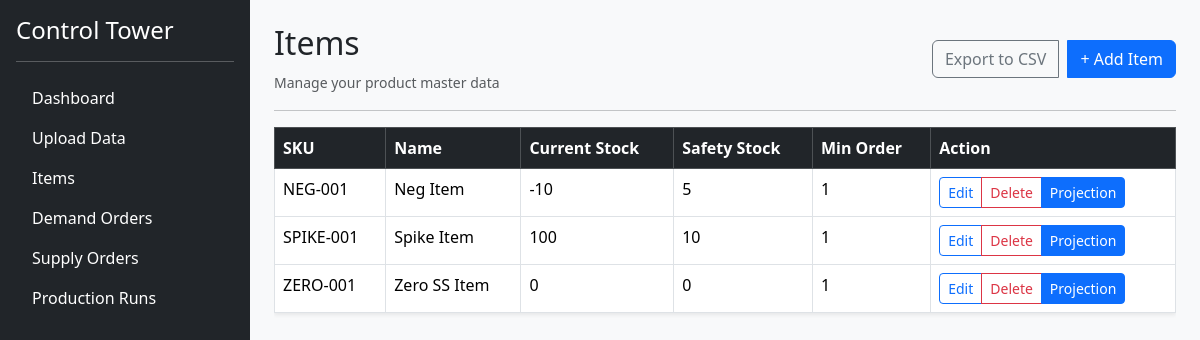
Page /items-view on the committed database.
### backend/models.py (models this page shows)
class Item(Base):
    __tablename__ = "items"
    id = Column(Integer, primary_key=True, index=True)
    sku = Column(String, unique=True, nullable=False)
    name = Column(String, nullable=False)
    category = Column(String, nullable=True)
    cost_price = Column(Float, nullable=False)
    selling_price = Column(Float, nullable=False)
    current_stock = Column(Integer, nullable=False)
    safety_stock = Column(Integer, default=0)
    min_order_qty = Column(Integer, default=1)
    demand_orders = relationship("DemandOrder", back_populates="item", cascade="all, delete-orphan")
    supply_orders = relationship("SupplyOrder", back_populates="item", cascade="all, delete-orphan")
    production_runs = relationship("ProductionRun", back_populates="item", cascade="all, delete-orphan")
    alerts = relationship("Alert", back_populates="item", cascade="all, delete-orphan")
    demands = relationship("Demand", back_populates="item", cascade="all, delete-orphan")
    supplies = relationship("Supply", back_populates="item", cascade="all, delete-orphan")
    recommendations = relationship("Recommendation", back_populates="item", cascade="all, delete-orphan")

### backend/main.py (the view)
@app.get("/items-view", response_class=HTMLResponse)
def items_view(request: Request):
    db = SessionLocal()
    items = db.query(models.Item).all()
    db.close()
    return templates.TemplateResponse(
        "items.html",
        {"request": request, "items": items}
    )

### frontend/templates/items.html (shortened to what this page needs)
{% extends "base.html" %}
{% block content %}
<div class="d-flex justify-content-between align-items-center">
    <div>
        <h2>Items</h2>
        <span class="text-muted small">Manage your product master data</span>
    </div>
    <div class="btn-group">
        <a href="/api/export/items" class="btn btn-outline-secondary">Export to CSV</a>
        <button class="btn btn-primary ms-2" data-bs-toggle="modal" data-bs-target="#addItemModal">
            + Add Item
        </button>
    </div>
</div>
<hr>
{% if items %}
<div class="table-responsive">
    <table class="table table-bordered table-hover shadow-sm">
        <thead class="table-dark">
            <tr>
                <th>SKU</th>
                <th>Name</th>
                <th>Current Stock</th>
                <th>Safety Stock</th>
                <th>Min Order</th>
                <th>Action</th>
            </tr>
        </thead>
        <tbody id="items-table-body">
            {% for item in items %}
            <tr id="item-row-{{ item.id }}">
                <td>{{ item.sku }}</td>
                <td>{{ item.name }}</td>
                <td>{{ item.current_stock }}</td>
                <td>{{ item.safety_stock }}</td>
                <td>{{ item.min_order_qty }}</td>
                <td>
                    <div class="btn-group">
                        <a href="/items-view" class="btn btn-sm btn-outline-primary" data-bs-toggle="modal"
                            data-bs-target="#editModal"
                            onclick="populateModal('{{ item.id }}', '{{ item.sku }}', '{{ item.name }}', '{{ item.current_stock }}', '{{ item.safety_stock }}', '{{ item.min_order_qty }}')">
                            Edit
                        </a>
                        <button class="btn btn-sm btn-outline-danger" hx-delete="/items/{{ item.id }}"
                            hx-confirm="Are you sure you want to delete this item? This may affect projections."
                            hx-target="#item-row-{{ item.id }}" hx-swap="outerHTML">
                            Delete
                        </button>
                        <a href="/items/{{ item.id }}" class="btn btn-sm btn-primary">Projection</a>
                    </div>
                </td>
            </tr>
            {% endfor %}
        </tbody>
    </table>
</div>
{% else %}
<div class="alert alert-info">No items found. Upload CSV data first.</div>
{% endif %}
{% endblock %}

### frontend/templates/base.html (shortened to what this page needs)
<!DOCTYPE html>
<html lang="en">
<head>
    <link href="https://cdn.jsdelivr.net/npm/bootstrap@5.3.2/dist/css/bootstrap.min.css" rel="stylesheet">
</head>
<body>
    <div class="d-flex">
        <div class="bg-dark text-white p-3" style="width: 250px; min-height: 100vh;">
            <h4>Control Tower</h4>
            <hr>
            <ul class="nav flex-column">
                <li class="nav-item">
                    <a class="nav-link text-white" href="/">Dashboard</a>
                </li>
                <li class="nav-item">
                    <a class="nav-link text-white" href="/upload">Upload Data</a>
                </li>
                <li class="nav-item">
                    <a class="nav-link text-white" href="/items-view">Items</a>
                </li>
                <li class="nav-item">
                    <a class="nav-link text-white" href="/demand-orders-view">Demand Orders</a>
                </li>
                <li class="nav-item">
                    <a class="nav-link text-white" href="/supply-orders-view">Supply Orders</a>
                </li>
                <li class="nav-item">
                    <a class="nav-link text-white" href="/api/production/view">Production Runs</a>
                </li>
            </ul>
        </div>
        <div class="flex-grow-1 p-4">
            {% block content %}
            {% endblock %}
        </div>
    </div>
</body>
</html>

### frontend/templates/base.html (style rules this page uses)
body { background-color: #f8f9fa; }

### rows in the picture
Item: sku "NEG-001", name "Neg Item", current_stock "-10", safety_stock "5", min_order_qty "1"
Item: sku "SPIKE-001", name "Spike Item", current_stock "100", safety_stock "10", min_order_qty "1"
Item: sku "ZERO-001", name "Zero SS Item", current_stock "0", safety_stock "0", min_order_qty "1"
